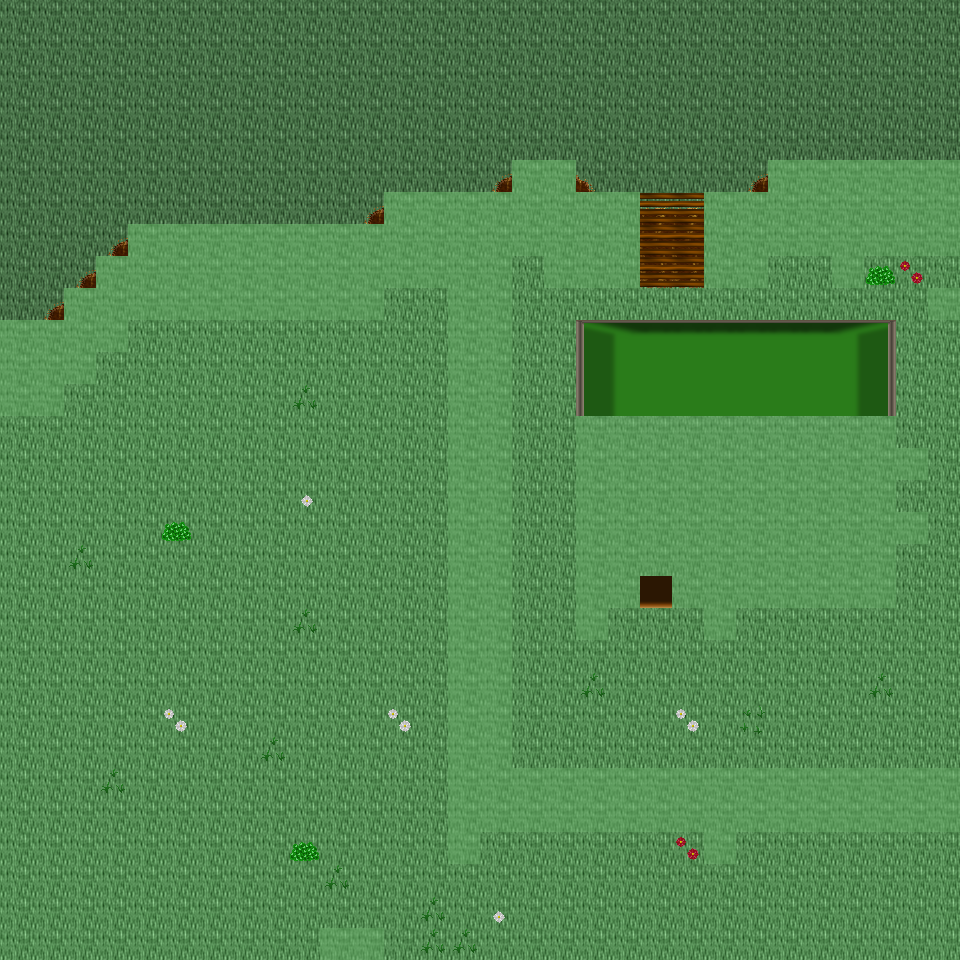

This game map was drawn from its Tiled (.tmx) file and the tilesets committed beside it. A one-line description and the trimmed map source follow:
An orthogonal 30x30 tile map with 32x32 px tiles, 6 tile layers (Ground, Object, Object2, Above, ...), 48 tilesets and 9 objects (9x mapExit).

<map version="1.0" orientation="orthogonal" renderorder="right-down" width="30" height="30" tilewidth="32" tileheight="32" nextobjectid="10">
  <tileset firstgid="1" name="tileset_ground_ground" tilewidth="32" tileheight="32" tilecount="33" columns="3">
    <image source="../drawable/tileset_ground_ground.png" width="96" height="352" />
  </tileset>
  <tileset firstgid="34" name="tileset_ground_ground_2" tilewidth="32" tileheight="32" tilecount="4" columns="4">
    <image source="../drawable/tileset_ground_ground_2.png" width="128" height="32" />
  </tileset>
  <tileset firstgid="38" name="tileset_ground_ridge_earth_dark" tilewidth="32" tileheight="32" tilecount="96" columns="12">
    <image source="../drawable/tileset_ground_ridge_earth_dark.png" width="384" height="256" />
  </tileset>
  <tileset firstgid="134" name="tileset_plant_grasses" tilewidth="32" tileheight="32" tilecount="6" columns="3">
    <image source="../drawable/tileset_plant_grasses.png" width="96" height="64" />
  </tileset>
  <tileset firstgid="140" name="tileset_plant_bush_bushes" tilewidth="32" tileheight="32" tilecount="10" columns="5">
    <image source="../drawable/tileset_plant_bush_bushes.png" width="160" height="64" />
  </tileset>
  <tileset firstgid="150" name="tileset_plant_flower_daisy_white" tilewidth="32" tileheight="32" tilecount="8" columns="2">
    <image source="../drawable/tileset_plant_flower_daisy_white.png" width="64" height="128" />
  </tileset>
  <tileset firstgid="158" name="tileset_building_fence_fence_chunky" tilewidth="32" tileheight="32" tilecount="21" columns="3">
    <image source="../drawable/tileset_building_fence_fence_chunky.png" width="96" height="224" />
  </tileset>
  <tileset firstgid="179" name="tileset_ground_rock_rocks_2" tilewidth="32" tileheight="32" tilecount="4" columns="2">
    <image source="../drawable/tileset_ground_rock_rocks_2.png" width="64" height="64" />
  </tileset>
  <tileset firstgid="183" name="tileset_building_roof_green" tilewidth="32" tileheight="32" tilecount="20" columns="5">
    <image source="../drawable/tileset_building_roof_green.png" width="160" height="128" />
  </tileset>
  <tileset firstgid="203" name="tileset_building_wall_wall_brown" tilewidth="32" tileheight="32" tilecount="12" columns="3">
    <image source="../drawable/tileset_building_wall_wall_brown.png" width="96" height="128" />
  </tileset>
  <tileset firstgid="215" name="tileset_plant_flower_daisy_red" tilewidth="32" tileheight="32" tilecount="8" columns="2">
    <image source="../drawable/tileset_plant_flower_daisy_red.png" width="64" height="128" />
  </tileset>
  <tileset firstgid="223" name="tileset_item_corpse_huge_animal" tilewidth="32" tileheight="32" tilecount="16" columns="2">
    <image source="../drawable/tileset_item_corpse_huge_animal.png" width="64" height="256" />
  </tileset>
  <tileset firstgid="239" name="tileset_plant_stump_rectangular" tilewidth="32" tileheight="32" tilecount="4" columns="2">
    <image source="../drawable/tileset_plant_stump_rectangular.png" width="64" height="64" />
  </tileset>
  <tileset firstgid="243" name="tileset_ground_rock_pebbles" tilewidth="32" tileheight="32" tilecount="3" columns="1">
    <image source="../drawable/tileset_ground_rock_pebbles.png" width="32" height="96" />
  </tileset>
  <tileset firstgid="246" name="tileset_plant_tree_tree_green" tilewidth="32" tileheight="32" tilecount="88" columns="8">
    <image source="../drawable/tileset_plant_tree_tree_green.png" width="256" height="352" />
  </tileset>
  <tileset firstgid="334" name="tileset_item_pot_dark_barrel" tilewidth="32" tileheight="32" tilecount="2" columns="1">
    <image source="../drawable/tileset_item_pot_dark_barrel.png" width="32" height="64" />
  </tileset>
  <tileset firstgid="336" name="tileset_plant_leaves" tilewidth="32" tileheight="32" tilecount="8" columns="4">
    <image source="../drawable/tileset_plant_leaves.png" width="128" height="64" />
  </tileset>
  <tileset firstgid="344" name="tileset_item_statue_cross" tilewidth="32" tileheight="32" tilecount="1" columns="1">
    <image source="../drawable/tileset_item_statue_cross.png" width="32" height="32" />
  </tileset>
  <tileset firstgid="345" name="tileset_ground_ladder_vertical_dark" tilewidth="32" tileheight="32" tilecount="3" columns="3">
    <image source="../drawable/tileset_ground_ladder_vertical_dark.png" width="96" height="32" />
  </tileset>
  <tileset firstgid="348" name="tileset_furniture_light_dark_torch" tilewidth="32" tileheight="32" tilecount="8" columns="2">
    <image source="../drawable/tileset_furniture_light_dark_torch.png" width="64" height="128" />
  </tileset>
  <tileset firstgid="356" name="tileset_building_door_door_n" tilewidth="32" tileheight="32" tilecount="6" columns="3">
    <image source="../drawable/tileset_building_door_door_n.png" width="96" height="64" />
  </tileset>
  <tileset firstgid="362" name="tileset_building_window_window_long" tilewidth="32" tileheight="32" tilecount="3" columns="3">
    <image source="../drawable/tileset_building_window_window_long.png" width="96" height="32" />
  </tileset>
  <tileset firstgid="365" name="tileset_building_roof_yellow" tilewidth="32" tileheight="32" tilecount="20" columns="5">
    <image source="../drawable/tileset_building_roof_yellow.png" width="160" height="128" />
  </tileset>
  <tileset firstgid="385" name="tileset_plant_vine" tilewidth="32" tileheight="32" tilecount="3" columns="1">
    <image source="../drawable/tileset_plant_vine.png" width="32" height="96" />
  </tileset>
  <tileset firstgid="388" name="tileset_logic_portal" tilewidth="32" tileheight="32" tilecount="24" columns="8">
    <image source="../drawable/tileset_logic_portal.png" width="256" height="96" />
  </tileset>
  <tileset firstgid="412" name="tileset_logic_collision" tilewidth="32" tileheight="32" tilecount="1" columns="1">
    <image source="../drawable/tileset_logic_collision.png" width="32" height="32" />
  </tileset>
  <tileset firstgid="413" name="tileset_logic_protection" tilewidth="32" tileheight="32" tilecount="2" columns="2">
    <image source="../drawable/tileset_logic_protection.png" width="64" height="32" />
  </tileset>
  <tileset firstgid="415" name="tileset_ground_green_paving" tilewidth="32" tileheight="32" tilecount="18" columns="3">
    <image source="../drawable/tileset_ground_green_paving.png" width="96" height="192" />
  </tileset>
  <tileset firstgid="433" name="tileset_ground_grass_2" tilewidth="32" tileheight="32" tilecount="21" columns="3">
    <image source="../drawable/tileset_ground_grass_2.png" width="96" height="224" />
  </tileset>
  <tileset firstgid="454" name="tileset_ground_earth_edges" tilewidth="32" tileheight="32" tilecount="18" columns="6">
    <image source="../drawable/tileset_ground_earth_edges.png" width="192" height="96" />
  </tileset>
  <tileset firstgid="472" name="tileset_ground_grass_corners" tilewidth="32" tileheight="32" tilecount="24" columns="6">
    <image source="../drawable/tileset_ground_grass_corners.png" width="192" height="128" />
  </tileset>
  <tileset firstgid="496" name="tileset_ground_earth_edges_yellowgreen" tilewidth="32" tileheight="32" tilecount="15" columns="5">
    <image source="../drawable/tileset_ground_earth_edges_yellowgreen.png" width="160" height="96" />
  </tileset>
  <tileset firstgid="511" name="tileset_ground_water_pool" tilewidth="32" tileheight="32" tilecount="72" columns="3">
    <image source="../drawable/tileset_ground_water_pool.png" width="96" height="768" />
  </tileset>
  <tileset firstgid="583" name="tileset_building_house_pink_blue" tilewidth="32" tileheight="32" tilecount="99" columns="11">
    <image source="../drawable/tileset_building_house_pink_blue.png" width="352" height="288" />
  </tileset>
  <tileset firstgid="682" name="tileset_plant_flower_foxgloves" tilewidth="32" tileheight="32" tilecount="4" columns="2">
    <image source="../drawable/tileset_plant_flower_foxgloves.png" width="64" height="64" />
  </tileset>
  <tileset firstgid="686" name="tileset_plant_tree_evergreen" tilewidth="32" tileheight="32" tilecount="36" columns="3">
    <image source="../drawable/tileset_plant_tree_evergreen.png" width="96" height="384" />
  </tileset>
  <tileset firstgid="722" name="tileset_plant_tree_spruce" tilewidth="32" tileheight="32" tilecount="6" columns="2">
    <image source="../drawable/tileset_plant_tree_spruce.png" width="64" height="96" />
  </tileset>
  <tileset firstgid="728" name="tileset_plant_bush_large_green" tilewidth="32" tileheight="32" tilecount="9" columns="3">
    <image source="../drawable/tileset_plant_bush_large_green.png" width="96" height="96" />
  </tileset>
  <tileset firstgid="737" name="tileset_plant_stump_hollow_logs" tilewidth="32" tileheight="32" tilecount="6" columns="3">
    <image source="../drawable/tileset_plant_stump_hollow_logs.png" width="96" height="64" />
  </tileset>
  <tileset firstgid="743" name="tileset_plant_stump_small_stump" tilewidth="32" tileheight="32" tilecount="4" columns="2">
    <image source="../drawable/tileset_plant_stump_small_stump.png" width="64" height="64" />
  </tileset>
  <tileset firstgid="747" name="tileset_plant_bush_bush_pinks" tilewidth="32" tileheight="32" tilecount="4" columns="2">
    <image source="../drawable/tileset_plant_bush_bush_pinks.png" width="64" height="64" />
  </tileset>
  <tileset firstgid="751" name="tileset_building_outhouse" tilewidth="32" tileheight="32" tilecount="12" columns="3">
    <image source="../drawable/tileset_building_outhouse.png" width="96" height="128" />
  </tileset>
  <tileset firstgid="763" name="tileset_item_pot_wooden_bins" tilewidth="32" tileheight="32" tilecount="4" columns="2">
    <image source="../drawable/tileset_item_pot_wooden_bins.png" width="64" height="64" />
  </tileset>
  <tileset firstgid="767" name="tileset_ground_dry_grass" tilewidth="32" tileheight="32" tilecount="54" columns="9">
    <image source="../drawable/tileset_ground_dry_grass.png" width="288" height="192" />
  </tileset>
  <tileset firstgid="821" name="tileset_ground_grass_edges" tilewidth="32" tileheight="32" tilecount="36" columns="12">
    <image source="../drawable/tileset_ground_grass_edges.png" width="384" height="96" />
  </tileset>
  <tileset firstgid="857" name="tileset_light_light_1x1" tilewidth="32" tileheight="32" tilecount="3" columns="3">
    <image source="../drawable/tileset_light_light_1x1.png" width="96" height="32" />
  </tileset>
  <tileset firstgid="860" name="tileset_building_huts" tilewidth="32" tileheight="32" tilecount="338" columns="26">
    <image source="../drawable/tileset_building_huts.png" width="832" height="416" />
  </tileset>
  <tileset firstgid="1198" name="tileset_light_door_light" tilewidth="32" tileheight="32" tilecount="12" columns="3">
    <image source="../drawable/tileset_light_door_light.png" width="96" height="128" />
  </tileset>
  <layer name="Ground" width="30" height="30">
    <data>[900 cells, 900 non-empty, 2 distinct tile ids]</data>
  </layer>
  <layer name="Object" width="30" height="30">
    <data>[900 cells, 217 non-empty, 33 distinct tile ids]</data>
  </layer>
  <layer name="Object2" width="30" height="30">
    <data>[900 cells, 35 non-empty, 21 distinct tile ids]</data>
  </layer>
  <layer name="Above" width="30" height="30">
    <data>[900 cells, 60 non-empty, 20 distinct tile ids]</data>
  </layer>
  <layer name="Above2" width="30" height="30">
    <data>[900 cells, 0 non-empty, 0 distinct tile ids]</data>
  </layer>
  <layer name="Walkable" width="30" height="30">
    <data>[900 cells, 216 non-empty, 1 distinct tile ids]</data>
  </layer>
  <objectgroup name="MapEvents">
    <object id="1" name="north" type="mapExit" x="0" y="0" width="960" height="32">
      <properties>
        <property name="map" value="level_0_x121_y10" />
        <property name="x" value="0" />
        <property name="y" value="28" />
      </properties>
    </object>
    <object id="2" name="south" type="mapExit" x="0" y="928" width="320" height="32">
      <properties>
        <property name="map" value="level_0_x121_y12" />
        <property name="x" value="0" />
        <property name="y" value="1" />
      </properties>
    </object>
    <object id="3" name="south2" type="mapExit" x="384" y="928" width="576" height="32">
      <properties>
        <property name="map" value="level_0_x121_y12" />
        <property name="x" value="12" />
        <property name="y" value="1" />
      </properties>
    </object>
    <object id="4" name="west" type="mapExit" x="0" y="0" width="32" height="320">
      <properties>
        <property name="map" value="level_0_x120_y11" />
        <property name="x" value="28" />
        <property name="y" value="0" />
      </properties>
    </object>
    <object id="5" name="west2" type="mapExit" x="0" y="416" width="32" height="544">
      <properties>
        <property name="map" value="level_0_x120_y11" />
        <property name="x" value="28" />
        <property name="y" value="13" />
      </properties>
    </object>
    <object id="6" name="east" type="mapExit" x="928" y="0" width="32" height="160">
      <properties>
        <property name="map" value="level_0_x122_y11" />
        <property name="x" value="1" />
        <property name="y" value="0" />
      </properties>
    </object>
    <object id="7" name="east2" type="mapExit" x="928" y="256" width="32" height="32">
      <properties>
        <property name="map" value="level_0_x122_y11" />
        <property name="x" value="1" />
        <property name="y" value="8" />
      </properties>
    </object>
    <object id="8" name="east3" type="mapExit" x="928" y="320" width="32" height="448">
      <properties>
        <property name="map" value="level_0_x122_y11" />
        <property name="x" value="1" />
        <property name="y" value="10" />
      </properties>
    </object>
    <object id="9" name="east4" type="mapExit" x="928" y="832" width="32" height="128">
      <properties>
        <property name="map" value="level_0_x122_y11" />
        <property name="x" value="1" />
        <property name="y" value="26" />
      </properties>
    </object>
  </objectgroup>
</map>
